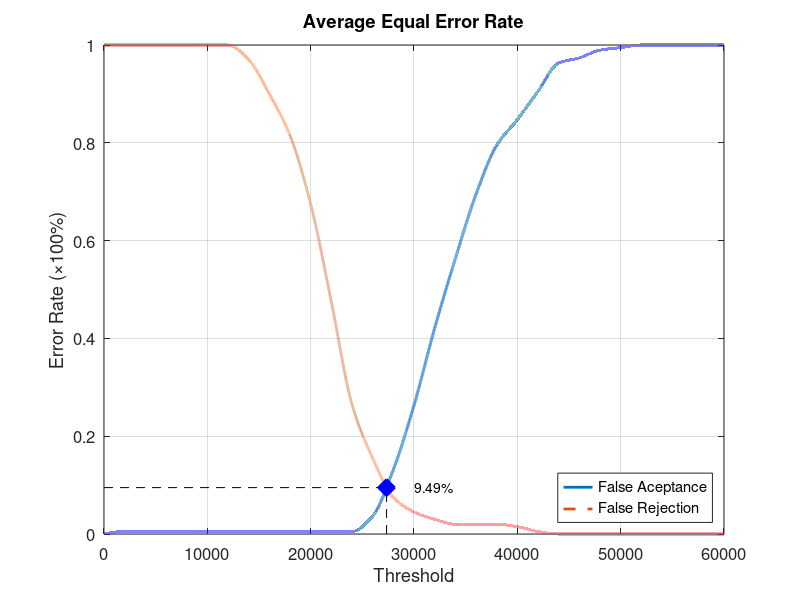
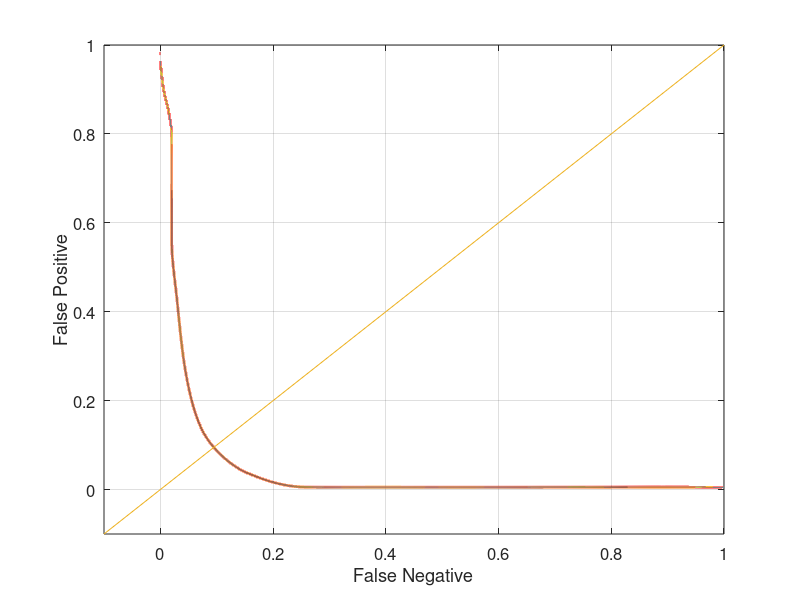

Here is the MATLAB script that generated these plots, in order:
function yEER = Database5_3
close all;
clear;
clc;
x = 0:2000:60000;
xq = 0:0.5:60000;

y0 = [0 0.00526316 0.00526316 0.00526316 0.00526316 0.00526316 0.00526316 0.00526316 0.00526316 0.00526316 0.00526316 0.00526316 0.00526316 0.0368421 0.131579 0.263158 0.421053 0.563158 0.694737 0.794737 0.847368 0.905263 0.963158 0.973684 0.989474 0.994737 1 1 1 1 1];
yy0 = interp1(x, y0, xq, 'pchip');
y1 = [1 1 1 1 1 1 1 0.97 0.9 0.815 0.675 0.475 0.265 0.155 0.075 0.045 0.03 0.02 0.02 0.02 0.015 0.005 0 0 0 0 0 0 0 0 0];
yy1 = interp1(x, y1, xq, 'pchip');

% Calculating EER: 
y2 = abs(y0 - y1);
find(y2 == min(y2))
yy2 = abs(yy0 - yy1);
xEER = find(yy2 == min(yy2));
xEERIndex = xq(xEER) % X-axis EER
yEER = yy0(xEER) % Y-axis EER

main = figure
plot(xq, yy0,'-','LineWidth', 2);	hold on
plot(xq, yy1,'--','LineWidth', 2);	hold on
plot([xEERIndex xEERIndex], [0 yEER], 'k--');	hold on
plot([0 xEERIndex], [yEER yEER], 'k--');	hold on
plot(xEERIndex, yEER, 'bx', 'LineWidth', 10);	hold on
text(xEERIndex + 10 * xEERIndex / 100, yEER, [num2str(round((10000 * yEER)) / 100) '%'])
legend('False Aceptance', 'False Rejection', 'Location', 'SouthEast')
xlabel('Threshold')
ylabel('Error Rate (\times100%)')
title('Average Equal Error Rate')
set(gca, 'FontSize', 12)
axis([0 60000 0 1])
grid on

print(main, 'Database5_3Main', '-dpng');
FNRxFPR = figure('Color', [1 1 1]);
plot(yy1, yy0, '-', yy1, yy0, 'LineWidth', 2);
hold on
y = -0.1:0.1:1
plot(y, y); 
set(gca, 'FontSize', 12)
xlabel('False Negative')
ylabel('False Positive')
axis([-0.1 1 -0.1 1])
set(gca, 'FontSize', 12)
grid on

print(FNRxFPR, 'Database5_3FNRxFPR','-dpng');
end
